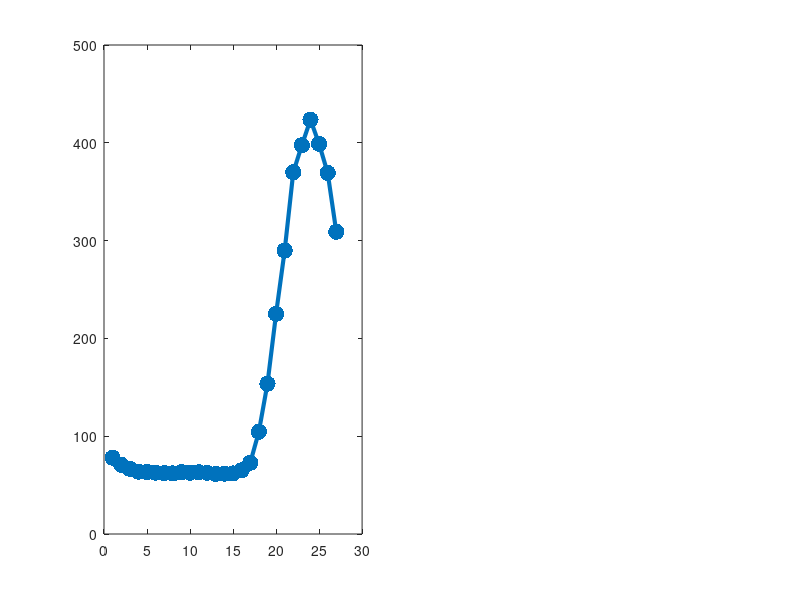

The MATLAB script that drew this image: (Note: this script raises an error after producing the figure.)
 
load ys.mat;                 % Single sample of flue gastemperatures;

figure (3); subplot(1,2,1);plot(ys(2:length(ys)),'.-',...
    'MarkerSize',35,'LineWidth',3);

alfs   =     [55,58,61,64,67,70,72,74]';
bets   =        [58,61,64,67,70,72,74,76]';
delts  =     0.5 * ( bets - alfs );
z      =     alfs + delts;  
Y      =    ys(21:28)';
 

Z_B    =    69.9412;% 68;
T_B    =  424.2394; % max(Y)  ;

[X,BET] = FeatureFitting(ys, Z_B, T_B);    % Performing W-LSE;

       a1 = BET(1); b1 = BET(2);      
       a2 = BET(3); b2 = BET(4);
       
    Y_h   = X * BET + T_B;               % Response fitting;
      
    zf    = z(1) + (0:400)/400 * (z(8)-z(1));   % Back temperature curves;
     T_01    = a1 * (zf.^2   - Z_B^2)+...
              b1 * (zf - Z_B) + T_B;
    
    T_02    = a2 * (zf.^2   - Z_B^2)+...
              b2 * (zf - Z_B) + T_B; 
    
figure (3);   subplot(1,2,2);
        plot(z,Y,'.-','MarkerSize',40,'LineWidth',2); hold on;
        plot(z,Y_h,'o','MarkerSize',20,'LineWidth',3);
        line(zf,T_01,'Color','r','LineWidth',2);
        line(zf,T_02,'Color','r','LineWidth',2);
         stem(Z_B,Y_h(5),'Color','m','LineWidth',2,'MarkerSize',20);
        grid on; grid minor; 
        xlim([55,76]);
        ylim([200,450]);
        hold off;
        
       